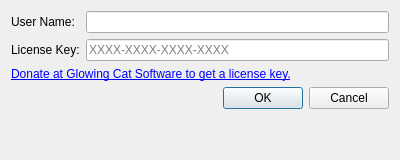
<?xml version="1.0" encoding="UTF-8"?>
<ui version="4.0">
 <class>LicenseDialog</class>
 <widget class="QDialog" name="LicenseDialog">
  <property name="geometry">
   <rect><x>0</x><y>0</y><width>400</width><height>160</height></rect>
  </property>
  <layout class="QFormLayout" name="formLayout">
   <item row="0" column="0"><widget class="QLabel" name="label1"><property name="text"><string>User Name:</string></property></widget></item>
   <item row="0" column="1"><widget class="QLineEdit" name="userNameEdit"/></item>
   <item row="1" column="0"><widget class="QLabel" name="label2"><property name="text"><string>License Key:</string></property></widget></item>
   <item row="1" column="1"><widget class="QLineEdit" name="licenseKeyEdit"><property name="placeholderText"><string>XXXX-XXXX-XXXX-XXXX</string></property></widget></item>
   <item row="2" column="0" colspan="2">
    <widget class="QLabel" name="donateLinkLabel">
     <property name="text">
      <string>&lt;a href="https://glowingcat.com/Joshua.html"&gt;Donate at Glowing Cat Software to get a license key.&lt;/a&gt;</string>
     </property>
     <property name="openExternalLinks">
      <bool>true</bool>
     </property>
     <property name="textInteractionFlags">
      <set>Qt::TextBrowserInteraction</set>
     </property>
    </widget>
   </item>
   <item row="3" column="1">
    <widget class="QDialogButtonBox" name="buttonBox">
     <property name="standardButtons"><set>QDialogButtonBox::Ok|QDialogButtonBox::Cancel</set></property>
    </widget>
   </item>
  </layout>
 </widget>
 <resources/>
 <connections>
  <connection>
   <sender>buttonBox</sender><signal>accepted()</signal><receiver>LicenseDialog</receiver><slot>accept()</slot>
  </connection>
  <connection>
   <sender>buttonBox</sender><signal>rejected()</signal><receiver>LicenseDialog</receiver><slot>reject()</slot>
  </connection>
 </connections>
</ui>
